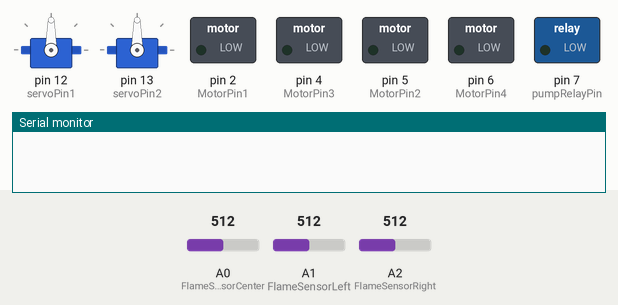
The sketch below on a simulated Arduino Uno, built with avr-gcc and run on an emulated ATmega328P. Parts: 2 × servo, switched loads named in the sketch (green lamp = pin HIGH), the last lines printed to the serial monitor. The test bench sets the inputs (shaded band); at power-on: A1 (FlameSensorLeft) = 512, A0 (FlameSensorCenter) = 512, A2 (FlameSensorRight) = 512.

Above: at 0.1 s.
At 2.3 s:
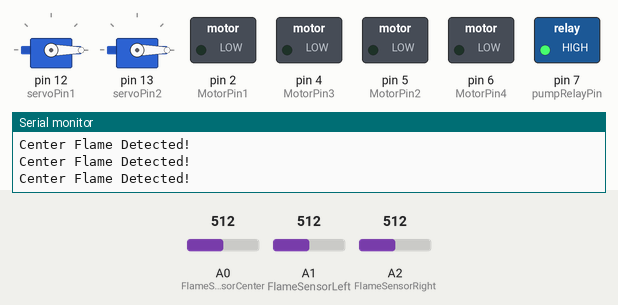
2.4 s: A1 (FlameSensorLeft) set to 524
4.3 s: A0 (FlameSensorCenter) set to 537
7.3 s: A2 (FlameSensorRight) set to 555
Timing chart, 0 to 10.3 s (numbered marks = the images above; inputs shaded):
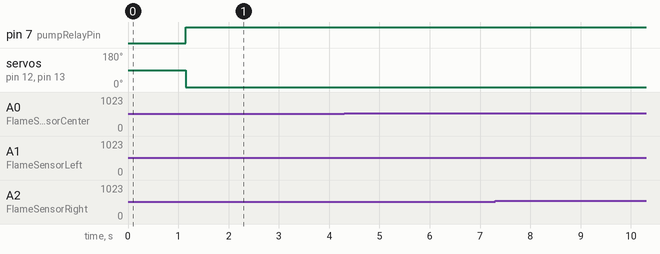

The sketch:

FireTruckCode_0.1.ino
```cpp
#define FlameSensorCenter A0
#define FlameSensorLeft A1
#define FlameSensorRight A2
#define MotorPin3 4
#define MotorPin1 2
#define MotorPin4 6
#define MotorPin2 5
#define threshold 500
#define pumpRelayPin 7
#define servoPin1 12
#define servoPin2 13

#include <Servo.h>
int direction = 1;

Servo servo1;
Servo servo2;

void setup() {
  Serial.begin(9600);
  pinMode(MotorPin1, OUTPUT);
  pinMode(MotorPin2, OUTPUT);
  pinMode(MotorPin3, OUTPUT);
  pinMode(MotorPin4, OUTPUT);
  pinMode(pumpRelayPin, OUTPUT);
  servo1.attach(servoPin1);
  servo2.attach(servoPin2);
  servo1.write(90);
  delay(1150);
}

void loop() {
  int sensorValueCenter = analogRead(FlameSensorCenter);
  int sensorValueLeft = analogRead(FlameSensorLeft);
  int sensorValueRight = analogRead(FlameSensorRight);

  if (sensorValueCenter > threshold || sensorValueLeft > threshold || sensorValueRight > threshold) {
    stopMotors();
    activatePump();
    servo1.write(0);
    servo2.write(0);

    // Determine which sensor detected the flame (for potential directional response)
    if(sensorValueLeft > sensorValueRight && sensorValueLeft > sensorValueCenter){
        Serial.println("Left Flame Detected!");
        // Add code to handle left flame detection here (e.g., turn left)
    } else if (sensorValueRight > sensorValueLeft && sensorValueRight > sensorValueCenter){
        Serial.println("Right Flame Detected!");
        // Add code to handle right flame detection here (e.g., turn right)
    } else {
        Serial.println("Center Flame Detected!");
        // Add code to handle center flame detection here (e.g., stop)

    }
  } else {
    moveForward(30);
    deactivatePump();
    servo1.write(0);
    servo211();
  }
  delay(100);
}


//Motor Control Functions (Remember to adjust for your motor driver!)
void moveForward(int speed) {
  digitalWrite(MotorPin3, HIGH);
  digitalWrite(MotorPin1, HIGH);
  digitalWrite(MotorPin4, HIGH);
  digitalWrite(MotorPin2, HIGH);
}

void moveLeft() {
  digitalWrite(MotorPin3, HIGH);
  digitalWrite(MotorPin1, HIGH);
  digitalWrite(MotorPin4, LOW);
  digitalWrite(MotorPin2, LOW);
}

void moveRight() {
  digitalWrite(MotorPin3, LOW);
  digitalWrite(MotorPin1, LOW);
  digitalWrite(MotorPin4, HIGH);
  digitalWrite(MotorPin2, HIGH);
}

void stopMotors() {
  digitalWrite(MotorPin3, LOW);
  digitalWrite(MotorPin1, LOW);
  digitalWrite(MotorPin4, LOW);
  digitalWrite(MotorPin2, LOW);
}

void activatePump() {
  digitalWrite(pumpRelayPin, HIGH);
}

void deactivatePump() {
  digitalWrite(pumpRelayPin, LOW);
}

void servo211() {
  for (int position = 0; position <= 180; position++) {
    servo2.write(position);
    if (position == 180) direction = 0;
    delay(10);
  }
}
```
